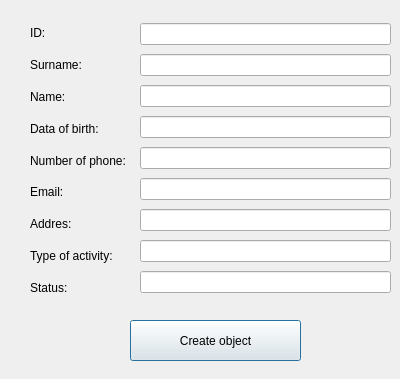
<?xml version="1.0" encoding="UTF-8"?>
<ui version="4.0">
 <class>dialogVolunteer</class>
 <widget class="QDialog" name="dialogVolunteer">
  <property name="geometry">
   <rect>
    <x>0</x>
    <y>0</y>
    <width>400</width>
    <height>379</height>
   </rect>
  </property>
  <property name="windowTitle">
   <string>Dialog</string>
  </property>
  <widget class="QPushButton" name="pushButton">
   <property name="geometry">
    <rect>
     <x>130</x>
     <y>320</y>
     <width>171</width>
     <height>41</height>
    </rect>
   </property>
   <property name="text">
    <string>Create object</string>
   </property>
  </widget>
  <widget class="QWidget" name="">
   <property name="geometry">
    <rect>
     <x>30</x>
     <y>20</y>
     <width>101</width>
     <height>281</height>
    </rect>
   </property>
   <layout class="QVBoxLayout" name="verticalLayout">
    <item>
     <widget class="QLabel" name="label">
      <property name="text">
       <string>ID:</string>
      </property>
     </widget>
    </item>
    <item>
     <widget class="QLabel" name="label_2">
      <property name="text">
       <string>Surname:</string>
      </property>
     </widget>
    </item>
    <item>
     <widget class="QLabel" name="label_3">
      <property name="text">
       <string>Name:</string>
      </property>
     </widget>
    </item>
    <item>
     <widget class="QLabel" name="label_4">
      <property name="text">
       <string>Data of birth:</string>
      </property>
     </widget>
    </item>
    <item>
     <widget class="QLabel" name="label_5">
      <property name="text">
       <string>Number of phone:</string>
      </property>
     </widget>
    </item>
    <item>
     <widget class="QLabel" name="label_6">
      <property name="text">
       <string>Email:</string>
      </property>
     </widget>
    </item>
    <item>
     <widget class="QLabel" name="label_7">
      <property name="text">
       <string>Addres:</string>
      </property>
     </widget>
    </item>
    <item>
     <widget class="QLabel" name="label_8">
      <property name="text">
       <string>Type of activity:</string>
      </property>
     </widget>
    </item>
    <item>
     <widget class="QLabel" name="label_9">
      <property name="text">
       <string>Status:</string>
      </property>
     </widget>
    </item>
   </layout>
  </widget>
  <widget class="QWidget" name="">
   <property name="geometry">
    <rect>
     <x>140</x>
     <y>20</y>
     <width>251</width>
     <height>281</height>
    </rect>
   </property>
   <layout class="QVBoxLayout" name="verticalLayout_2">
    <item>
     <widget class="QLineEdit" name="lineEdit"/>
    </item>
    <item>
     <widget class="QLineEdit" name="lineEdit_2"/>
    </item>
    <item>
     <widget class="QLineEdit" name="lineEdit_3"/>
    </item>
    <item>
     <widget class="QLineEdit" name="lineEdit_4"/>
    </item>
    <item>
     <widget class="QLineEdit" name="lineEdit_5"/>
    </item>
    <item>
     <widget class="QLineEdit" name="lineEdit_6"/>
    </item>
    <item>
     <widget class="QLineEdit" name="lineEdit_9"/>
    </item>
    <item>
     <widget class="QLineEdit" name="lineEdit_7"/>
    </item>
    <item>
     <widget class="QLineEdit" name="lineEdit_8"/>
    </item>
   </layout>
  </widget>
 </widget>
 <resources/>
 <connections/>
</ui>
